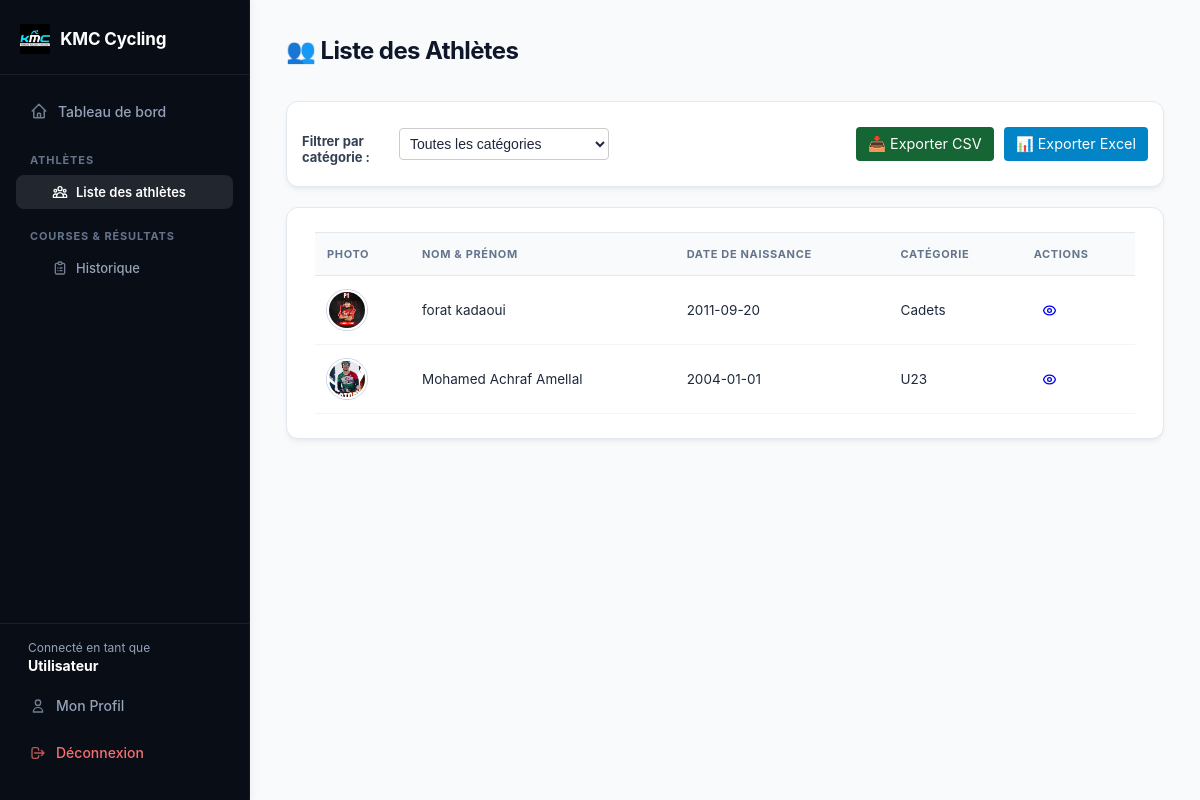
/athletes, run on an earlier commit of the app's database.
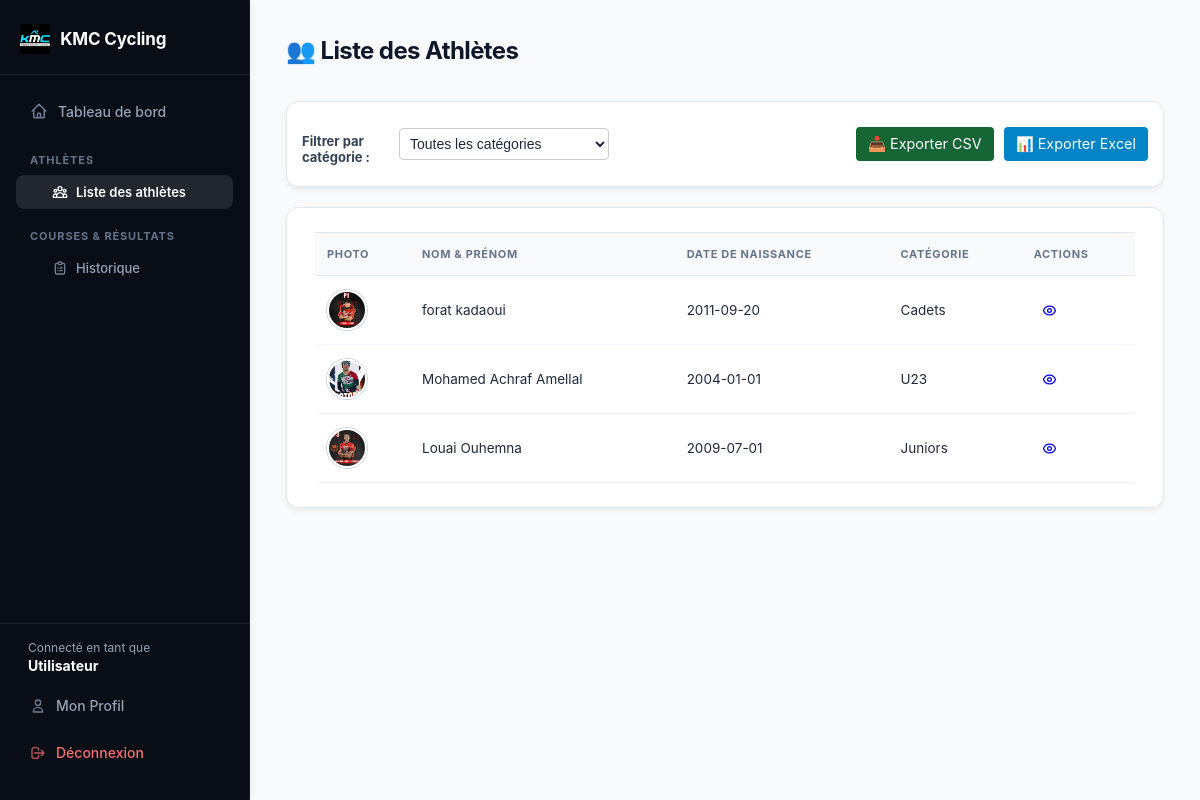
And on a later commit of the database.
### tables this page shows
CREATE TABLE athletes (
            id INTEGER PRIMARY KEY AUTOINCREMENT,
            nom TEXT NOT NULL,
            prenom TEXT NOT NULL,
            date_naissance TEXT,
            categorie TEXT,
            nom_fichier TEXT
        );

### app.py (the view)
@app.route('/athletes')
def liste_athletes():
    categorie = request.args.get('categorie', '')
    conn = get_db_connection()
    if categorie:
        athletes = conn.execute('SELECT * FROM athletes WHERE categorie = ?', (categorie,)).fetchall()
    else:
        athletes = conn.execute('SELECT * FROM athletes').fetchall()
    conn.close()
    return render_template('athletes.html', athletes=athletes, categorie_selectionnee=categorie, categories=CATEGORIES)

### app.py (called while the page is built)
def get_db_connection():
    conn = sqlite3.connect('cyclisme.db')
    conn.row_factory = sqlite3.Row
    return conn

### templates/athletes.html (shortened to what this page needs)
<!DOCTYPE html>
<html lang="fr">
<head>
    <link rel="stylesheet" href="{{ url_for('static', filename='style.css') }}">
</head>
<body>
    <div class="app-layout">
        {% include 'sidebar.html' %}
        <main class="content">
            <div class="container">
                <div style="display: flex; justify-content: space-between; align-items: center; margin-bottom: 20px;">
                    <h1>👥 Liste des Athlètes</h1>
                </div>
                <div class="card" style="margin-bottom: 20px; padding: 15px;">
                    <form method="GET" action="{{ url_for('liste_athletes') }}" style="display: flex; gap: 15px; align-items: center; flex-wrap: wrap;">
                        <div style="display: flex; align-items: center; gap: 8px;">
                            <label for="categorie" style="font-weight: bold;">Filtrer par catégorie :</label>
                            <select name="categorie" id="categorie" class="form-control" style="padding: 6px; border-radius: 4px; border: 1px solid #ccc;" onchange="this.form.submit()">
                                <option value="">Toutes les catégories</option>
                            </select>
                        </div>
                        <div style="margin-left: auto; display: flex; gap: 10px;">
                            <a href="{{ url_for('export_athletes_csv', categorie=categorie_selectionnee) }}" class="btn" style="background: #166534; color: white; padding: 8px 12px; text-decoration: none; border-radius: 4px; font-size: 0.9rem;">📥 Exporter CSV</a>
                            <a href="{{ url_for('export_athletes_excel', categorie=categorie_selectionnee) }}" class="btn" style="background: #0284c7; color: white; padding: 8px 12px; text-decoration: none; border-radius: 4px; font-size: 0.9rem;">📊 Exporter Excel</a>
                        </div>
                    </form>
                </div>
                <div class="card">
                    <table>
                        <thead>
                            <tr>
                                <th>Photo</th>
                                <th>Nom & Prénom</th>
                                <th>Date de naissance</th>
                                <th>Catégorie</th>
                                <th>Actions</th>
                            </tr>
                        </thead>
                        <tbody>
                            {% for a in athletes %}
                            <tr>
                                <td>
                                    {% if a.nom_fichier %}
                                        <img src="{{ url_for('static', filename='uploads/' + a.nom_fichier) }}" class="avatar-athlete">
                                    {% else %}
                                        <span class="avatar-placeholder">{{ a.prenom[0] }}{{ a.nom[0] }}</span>
                                    {% endif %}
                                </td>
                                <td>{{ a.prenom }} {{ a.nom }}</td>
                                <td>{{ a.date_naissance or '-' }}</td>
                                <td>{{ a.categorie or '-' }}</td>
                                <td>
                                    <div class="groupe-actions">
                                        <a href="{{ url_for('profil_athlete', id=a.id) }}" class="btn-icone btn-voir" title="Voir le profil">
                                        </a>
                                    </div>
                                </td>
                            </tr>
                            {% endfor %}
                        </tbody>
                    </table>
                </div>
            </div>
        </main>
    </div>
</body>
</html>

What changed in the data, as far as the page shows it:
added athletes: nom_fichier (picture), prenom "Louai", nom "Ouhemna", date_naissance "2009-07-01", categorie "Juniors"
